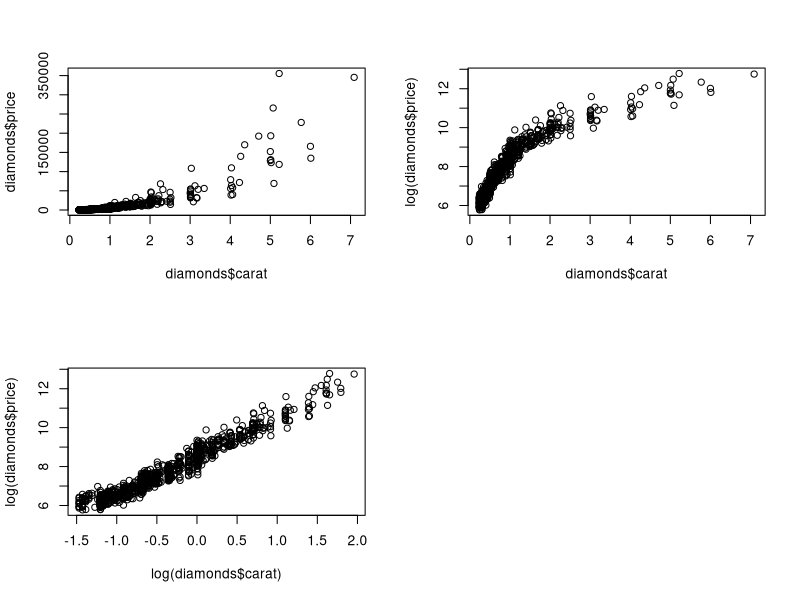
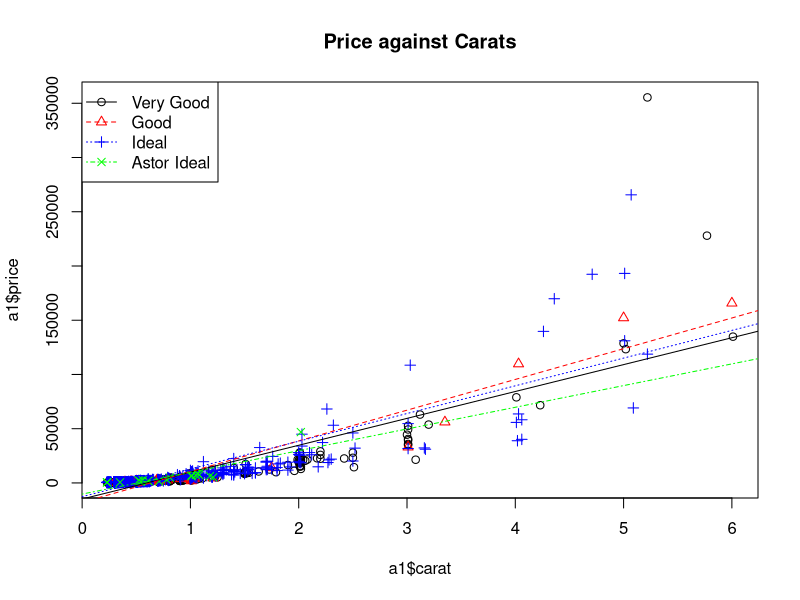
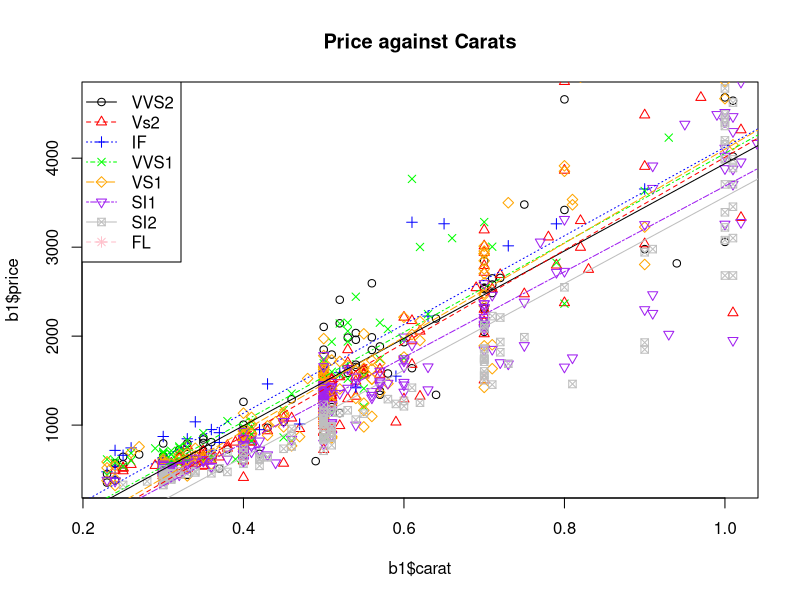

These charts were generated, in order, by the following R code:
#EDA for project

diamonds= read.csv("diamonds4.csv")

head(diamonds)
#5 columns 2 quantitiative 3 categorical

unique(diamonds$cut)
#cut is made of very good, good, ideal,Astor Ideal

unique(diamonds$clarity)
#clarity is made of vvs2, vs2, if, vvs1, vs1,si1,si2,fl

unique(diamonds$color)

#color is made of g, h, f, j, e, d, i

max(diamonds$price)
min(diamonds$price)
median(diamonds$price)
mean(diamonds$price)

max(diamonds$carat)
min(diamonds$carat)
median(diamonds$carat)
mean(diamonds$carat)

par(mfrow=c(2,2))
plot(diamonds$carat,diamonds$price)
plot(diamonds$carat,log(diamonds$price))
plot(log(diamonds$carat),log(diamonds$price))


a1=subset(diamonds, cut == "Very Good")
a2=subset(diamonds, cut == "Good")
a3=subset(diamonds, cut == "Ideal")
a4= subset(diamonds, cut== 'Astor Ideal')

reg1<-lm(price~carat,data=a1)
reg2<-lm(price~carat,data=a2)
reg3<-lm(price~carat,data=a3)
reg4<-lm(price~carat,data=a4)

par(mfrow=c(1,1))

plot(a1$carat, a1$price, main="Price against Carats")
points(a2$carat, a2$price, pch=2, col='red')
points(a3$carat, a3$price, pch=3, col='blue')
points(a4$carat, a4$price, pch=4, col='green')

abline(reg1,lty=1)
abline(reg2,lty=2, col="red") 
abline(reg3,lty=3, col="blue")
abline(reg4,lty=4, col='green')

legend("topleft", c("Very Good","Good","Ideal", 'Astor Ideal'), lty=c(1,2,3,4), pch=c(1,2,3,4), col=c("black","red","blue", 'green')) 

diamonds = subset(diamonds, price<= 5000)

unique(diamonds$clarity)

par(mfrow=c(1,1))

b1=subset(diamonds, clarity == 'VVS2')
b2=subset(diamonds, clarity == 'VS2')
b3=subset(diamonds, clarity == 'IF')
b4=subset(diamonds, clarity == 'VVS1')
b5=subset(diamonds, clarity == 'VS1')
b6=subset(diamonds, clarity == 'SI1')
b7=subset(diamonds, clarity == 'SI2')
#b8=subset(diamonds, clarity == 'FL')

reg1<-lm(price~carat,data=b1)
reg2<-lm(price~carat,data=b2)
reg3<-lm(price~carat,data=b3)
reg4<-lm(price~carat,data=b4)
reg5<-lm(price~carat,data=b5)
reg6<-lm(price~carat,data=b6)
reg7<-lm(price~carat,data=b7)
#reg8<-lm(price~carat,data=b8)

plot(b1$carat, b1$price, main="Price against Carats")
points(b2$carat, b2$price, pch=2, col='red')
points(b3$carat, b3$price, pch=3, col='blue')
points(b4$carat, b4$price, pch=4, col='green')
points(b5$carat, b5$price, pch=5, col='orange')
points(b6$carat, b6$price, pch=6, col='purple')
points(b7$carat, b7$price, pch=7, col='gray')
#points(b8$carat, b8$price, pch=8, col='pink')

abline(reg1,lty=1)
abline(reg2,lty=2, col="red") 
abline(reg3,lty=3, col="blue")
abline(reg4,lty=4, col='green')
abline(reg5,lty=5, col="orange") 
abline(reg6,lty=6, col="purple")
abline(reg7,lty=7, col='gray')
#abline(reg8,lty=8, col="pink") 

legend("topleft", 
       c("VVS2","Vs2","IF", 'VVS1','VS1','SI1','SI2','FL'),
       lty=c(1,2,3,4,5,6,7,8),
       pch=c(1,2,3,4,5,6,7,8), 
       col=c("black","red","blue", 'green', 'orange', 'purple', 'gray','pink')) 

